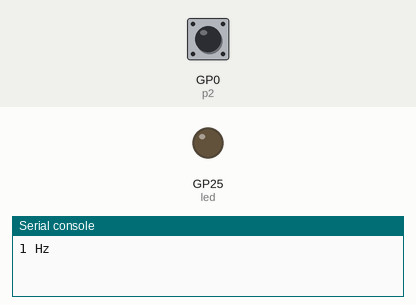
A program run on a simulated Raspberry Pi Pico running MicroPython. On the bench: output pins drawn as LEDs (lit = HIGH), the last lines printed to the serial console. Dashed ring = blinking. The test bench sets the inputs (shaded band); at power-on: GP0 (p2) LOW.

Above: at 0.6 s.
At 1.2 s:
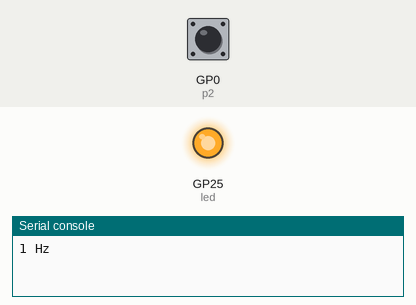
1.3 s: GP0 (p2) pulled HIGH for 0.15 s
At 1.62 s:
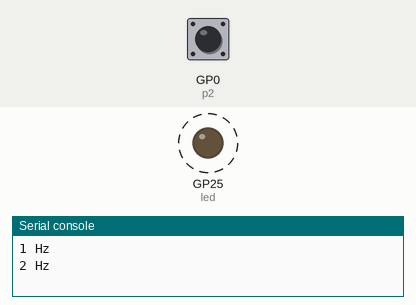
Timing chart, 0 to 10.3 s (numbered marks = the images above; inputs shaded):
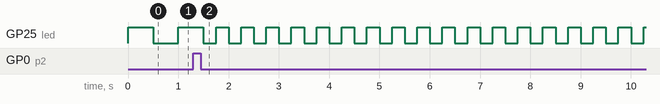

The program:

interrupt.py
```python
from machine import Pin
from utime import sleep_us

led = Pin(25, Pin.OUT)
freq = 1

def freq_to_delay(freq):
    """Hz to delay in ms"""
    return 1000000 // freq // 2


def change_freq():
    global freq
    freq *= 2
    if freq > 1 << 7:
        freq = 1
    print("{} Hz".format(freq))


def debounce(f):
    """Software debounce"""
    sleep_us(300)
    if p2.value():
        f()


p2 = Pin(0, Pin.IN, Pin.PULL_DOWN)
p2.irq(lambda pin: debounce(change_freq), Pin.IRQ_RISING)


print("{} Hz".format(freq))
while True:
    led.toggle()
    sleep_us(freq_to_delay(freq))
         
```

Measured:
- after the input at 1.3 s, GP25 (led): alternates HIGH for 0.25 s and LOW for 0.25 s, starting after 0.45 s
